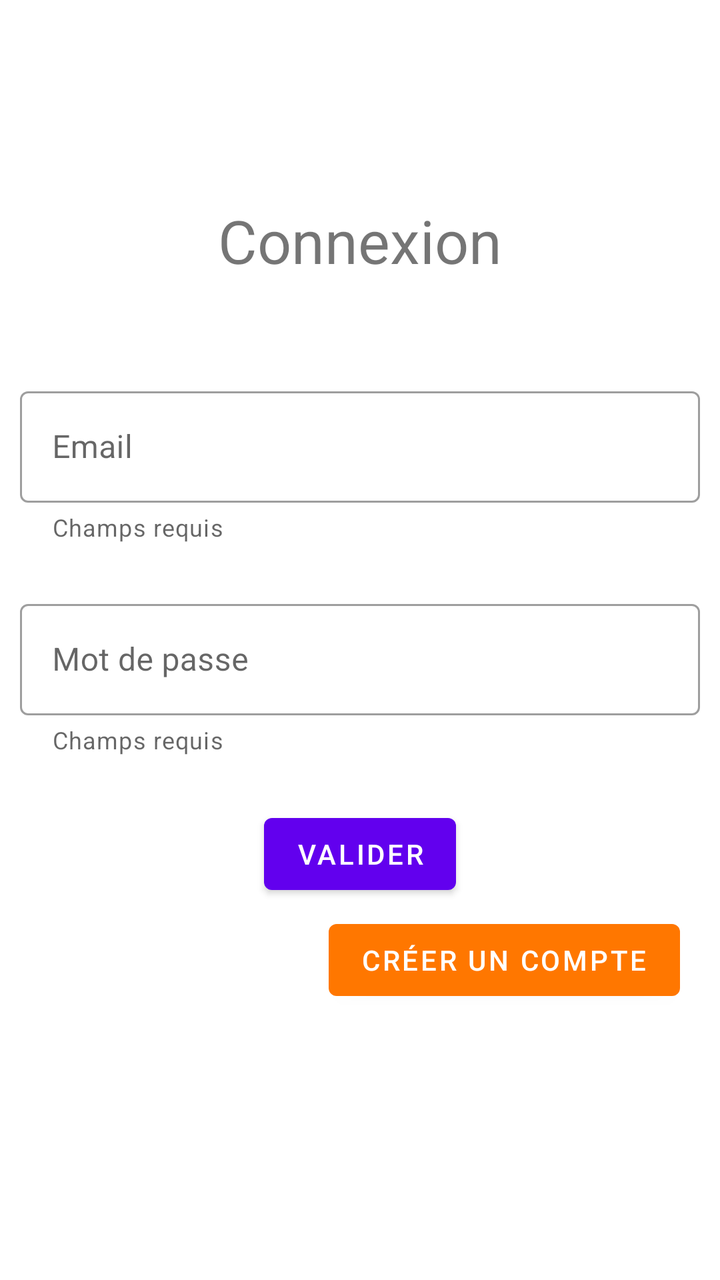
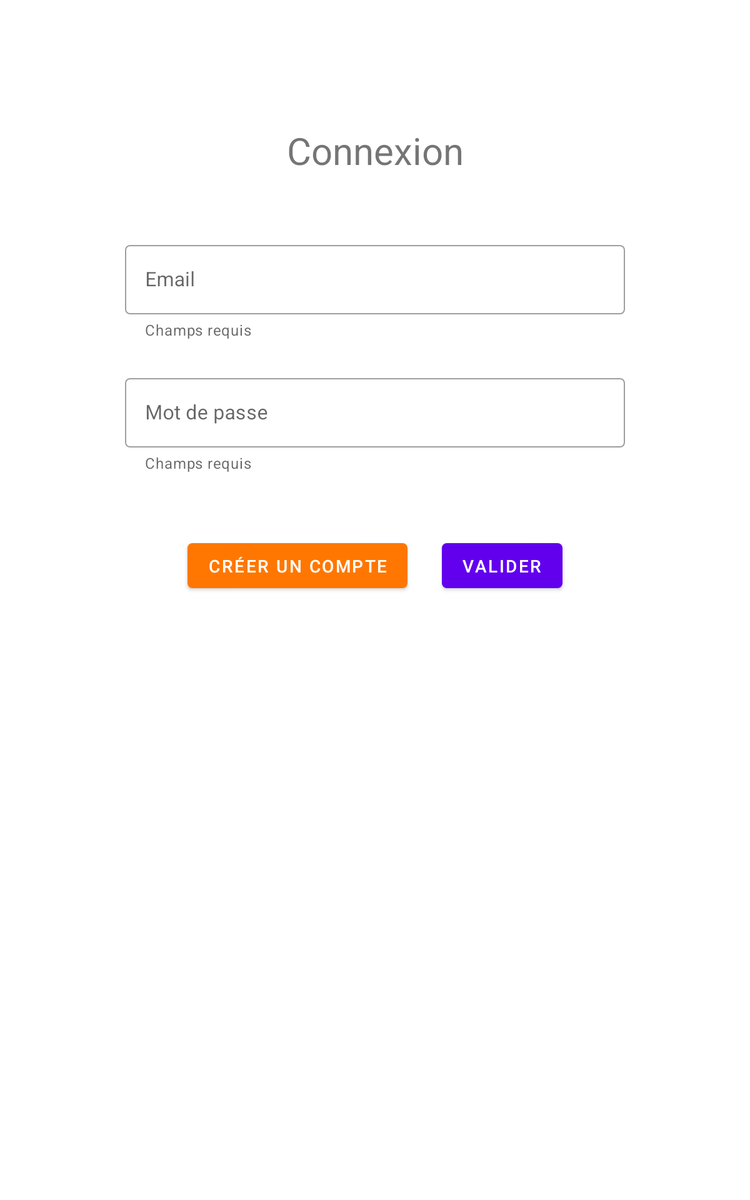

One screen, two layout resources from the same app: the default and the repository's alternative for another configuration. Each is rendered where Android would select it; the XML of both is given below.
<!-- AndroidManifest.xml: application theme Theme.ProjetIHM -->
<!-- res/layout/activity_login.xml -->
<?xml version="1.0" encoding="utf-8"?>
<androidx.constraintlayout.widget.ConstraintLayout
	xmlns:android="http://schemas.android.com/apk/res/android"
	xmlns:app="http://schemas.android.com/apk/res-auto"
	xmlns:tools="http://schemas.android.com/tools"
	android:layout_width="match_parent"
	android:layout_height="match_parent"
	tools:context=".LoginActivity"
	>

	<com.google.android.material.textview.MaterialTextView
		android:id="@+id/main_title"
		android:layout_width="wrap_content"
		android:layout_height="wrap_content"
		android:layout_marginTop="100dp"
		android:layout_marginBottom="25dp"
		android:text="@string/login_activity_main_title"
		android:textSize="30sp"
		app:layout_constraintEnd_toEndOf="parent"
		app:layout_constraintStart_toStartOf="parent"
		app:layout_constraintTop_toTopOf="parent"
		/>

	<com.google.android.material.textfield.TextInputLayout
		android:id="@+id/id_tf"
		android:layout_width="match_parent"
		android:layout_height="wrap_content"
		android:layout_marginTop="50dp"
		android:layout_marginStart="10dp"
		android:layout_marginEnd="10dp"
		android:hint="@string/login_activity_id"
		app:helperText="@string/required_field"
		style="@style/Widget.MaterialComponents.TextInputLayout.OutlinedBox"
		app:layout_constraintEnd_toEndOf="parent"
		app:layout_constraintStart_toStartOf="parent"
		app:layout_constraintTop_toBottomOf="@+id/main_title"
		>

		<com.google.android.material.textfield.TextInputEditText
			android:layout_width="match_parent"
			android:layout_height="wrap_content"
			android:inputType="textEmailAddress"
			/>

	</com.google.android.material.textfield.TextInputLayout>

	<com.google.android.material.textfield.TextInputLayout
		android:id="@+id/password_tf"
		android:layout_width="match_parent"
		android:layout_height="wrap_content"
		android:layout_marginTop="25dp"
		android:layout_marginStart="10dp"
		android:layout_marginEnd="10dp"
		android:hint="@string/login_activity_password"
		app:helperText="@string/required_field"
		style="@style/Widget.MaterialComponents.TextInputLayout.OutlinedBox"
		app:layout_constraintEnd_toEndOf="parent"
		app:layout_constraintStart_toStartOf="parent"
		app:layout_constraintTop_toBottomOf="@+id/id_tf"
		>

		<com.google.android.material.textfield.TextInputEditText
			android:layout_width="match_parent"
			android:layout_height="wrap_content"
			android:inputType="textPassword"
			/>

	</com.google.android.material.textfield.TextInputLayout>

	<com.google.android.material.button.MaterialButton
		android:id="@+id/create_account_btn"
		android:layout_width="wrap_content"
		android:layout_height="wrap_content"
		android:text="@string/login_activity_create_account"
		app:backgroundTint="@color/orange"
		android:layout_marginEnd="20dp"
		android:layout_marginTop="5dp"
		app:layout_constraintEnd_toEndOf="parent"
		app:layout_constraintTop_toBottomOf="@+id/validate_btn"
		/>

	<com.google.android.material.button.MaterialButton
		android:id="@+id/validate_btn"
		android:layout_width="wrap_content"
		android:layout_height="wrap_content"
		android:layout_marginTop="25dp"
		android:text="@string/menu_validate_title"
		app:layout_constraintEnd_toEndOf="parent"
		app:layout_constraintStart_toStartOf="parent"
		app:layout_constraintTop_toBottomOf="@+id/password_tf"
		/>

</androidx.constraintlayout.widget.ConstraintLayout>
<!-- resources referenced by this layout -->
<resources>
  <color name="orange">#f70</color>
  <string name="login_activity_create_account">Créer un compte</string>
  <string name="login_activity_id">Email</string>
  <string name="login_activity_main_title">Connexion</string>
  <string name="login_activity_password">Mot de passe</string>
  <string name="menu_validate_title">Valider</string>
  <string name="required_field">Champs requis</string>
  <style name="Theme.ProjetIHM" parent="Theme.MaterialComponents.DayNight.DarkActionBar">
  		
  		<item name="colorPrimary">@color/purple_500</item>
  		<item name="colorPrimaryVariant">@color/purple_700</item>
  		<item name="colorOnPrimary">@color/white</item>
  		
  		<item name="colorSecondary">@color/teal_200</item>
  		<item name="colorSecondaryVariant">@color/teal_700</item>
  		<item name="colorOnSecondary">@color/black</item>
  		
  		<item name="android:statusBarColor" tools:targetApi="l">?attr/colorPrimaryVariant</item>
  		
  	</style>
  <color name="purple_500">#FF6200EE</color>
  <color name="purple_700">#FF3700B3</color>
  <color name="white">#FFFFFFFF</color>
  <color name="teal_200">#FF03DAC5</color>
  <color name="teal_700">#FF018786</color>
  <color name="black">#FF000000</color>
</resources>
<!-- res/layout-large/activity_login.xml (the repository's variant of the layout above) -->
<!-- drawn on a 7-inch tablet held upright -->
<?xml version="1.0" encoding="utf-8"?>
<androidx.constraintlayout.widget.ConstraintLayout
	xmlns:android="http://schemas.android.com/apk/res/android"
	xmlns:app="http://schemas.android.com/apk/res-auto"
	xmlns:tools="http://schemas.android.com/tools"
	android:layout_width="match_parent"
	android:layout_height="match_parent"
	tools:context=".LoginActivity"
	>

	<com.google.android.material.textview.MaterialTextView
		android:id="@+id/main_title"
		android:layout_width="wrap_content"
		android:layout_height="wrap_content"
		android:layout_marginTop="100dp"
		android:layout_marginBottom="25dp"
		android:text="@string/login_activity_main_title"
		android:textSize="30sp"
		app:layout_constraintEnd_toEndOf="parent"
		app:layout_constraintStart_toStartOf="parent"
		app:layout_constraintTop_toTopOf="parent"
		/>

	<com.google.android.material.textfield.TextInputLayout
		android:id="@+id/id_tf"
		android:layout_width="match_parent"
		android:layout_height="wrap_content"
		android:layout_marginTop="50dp"
		android:layout_marginStart="100dp"
		android:layout_marginEnd="100dp"
		android:hint="@string/login_activity_id"
		app:helperText="@string/required_field"
		style="@style/Widget.MaterialComponents.TextInputLayout.OutlinedBox"
		app:layout_constraintEnd_toEndOf="parent"
		app:layout_constraintStart_toStartOf="parent"
		app:layout_constraintTop_toBottomOf="@+id/main_title"
		>

		<com.google.android.material.textfield.TextInputEditText
			android:layout_width="match_parent"
			android:layout_height="wrap_content"
			android:inputType="textEmailAddress"
			/>

	</com.google.android.material.textfield.TextInputLayout>

	<com.google.android.material.textfield.TextInputLayout
		android:id="@+id/password_tf"
		android:layout_width="match_parent"
		android:layout_height="wrap_content"
		android:layout_marginTop="25dp"
		android:layout_marginStart="100dp"
		android:layout_marginEnd="100dp"
		android:hint="@string/login_activity_password"
		app:helperText="@string/required_field"
		style="@style/Widget.MaterialComponents.TextInputLayout.OutlinedBox"
		app:layout_constraintEnd_toEndOf="parent"
		app:layout_constraintStart_toStartOf="parent"
		app:layout_constraintTop_toBottomOf="@+id/id_tf"
		>

		<com.google.android.material.textfield.TextInputEditText
			android:layout_width="match_parent"
			android:layout_height="wrap_content"
			android:inputType="textPassword"
			/>

	</com.google.android.material.textfield.TextInputLayout>

	<com.google.android.material.button.MaterialButton
		android:id="@+id/create_account_btn"
		android:layout_width="wrap_content"
		android:layout_height="wrap_content"
		android:text="@string/login_activity_create_account"
		app:backgroundTint="@color/orange"
		android:layout_marginStart="150dp"
		android:layout_marginTop="50dp"
		app:layout_constraintStart_toStartOf="parent"
		app:layout_constraintTop_toBottomOf="@+id/password_tf"
		/>

	<com.google.android.material.button.MaterialButton
		android:id="@+id/validate_btn"
		android:layout_width="wrap_content"
		android:layout_height="wrap_content"
		android:layout_marginEnd="150dp"
		android:layout_marginTop="50dp"
		android:text="@string/menu_validate_title"
		app:layout_constraintEnd_toEndOf="parent"
		app:layout_constraintTop_toBottomOf="@+id/password_tf"
		/>

</androidx.constraintlayout.widget.ConstraintLayout>
